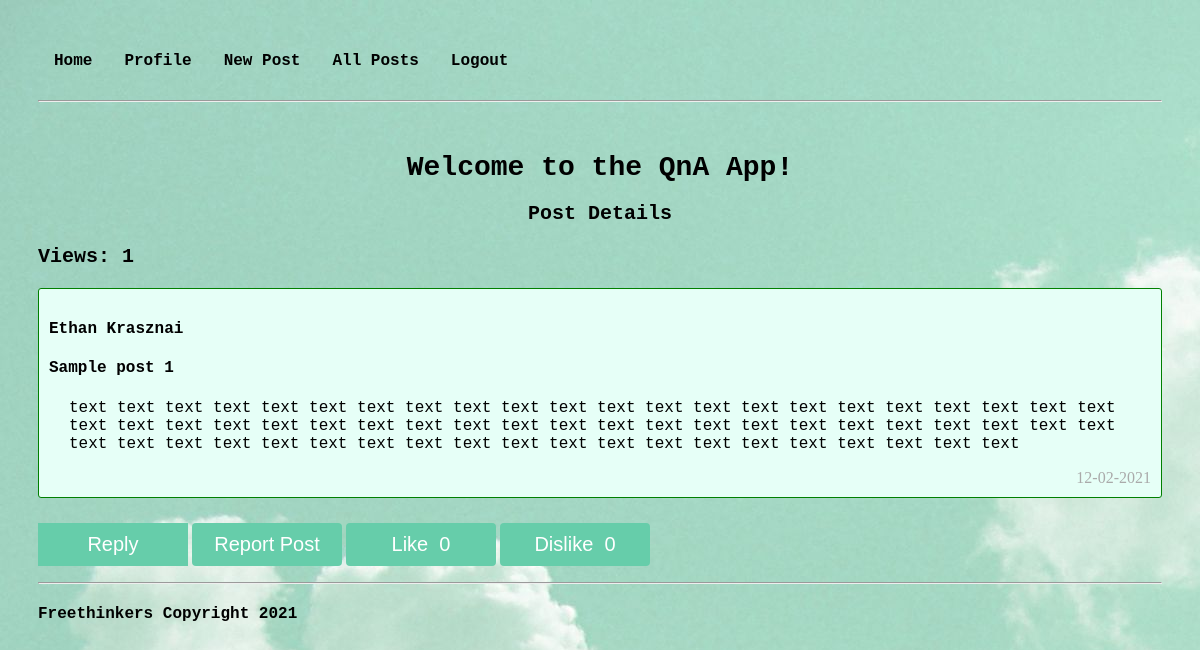
Page /posts/1 (signed in) on the committed database.
### models.py (models this page shows, shortened)
class Post(db.Model):
    id = db.Column("id", db.Integer, primary_key=True)
    title = db.Column("title", db.String(200))
    text = db.Column("text", db.String(100))
    date = db.Column("date", db.String(50))
    user_id = db.Column(db.Integer, db.ForeignKey("user.id"), nullable=False)
    reply = db.relationship("Reply", backref="post", cascade="all, delete-orphan", lazy=True)
    report_total = db.Column("reported", db.Integer, default=0)
    views = db.Column("views", db.Integer, default=0)
    likes = db.relationship('PostLike', backref='post', lazy='dynamic')
    dislikes = db.relationship('PostDislike', backref='post', lazy='dynamic')

class User(db.Model):
    id = db.Column("id", db.Integer, primary_key=True)
    first_name = db.Column("first_name", db.String(100))
    last_name = db.Column("last_name", db.String(100))
    email = db.Column("email", db.String(100))
    password = db.Column(db.String(255), nullable=False)
    registered_on = db.Column(db.DateTime, nullable=False)
    posts = db.relationship("Post", backref="user", lazy=True)
    reply = db.relationship("Reply", backref="user", lazy=True)
    liked = db.relationship('PostLike', foreign_keys='PostLike.user_id', backref='user', lazy='dynamic')
    disliked = db.relationship('PostDislike', foreign_keys='PostDislike.user_id', backref='user', lazy='dynamic')

### flask_app.py (the view)
@app.route('/posts/<post_id>')
def get_post(post_id):
    if session.get('user'):
        a_post = db.session.query(Post).filter_by(id=post_id).one()
        form = ReplyForm()
        if request.method == 'GET':
            viewed_post = db.session.query(Post).filter_by(id=post_id).one()
            total_views = viewed_post.views
            total_views += 1
            viewed_post.views = total_views
            db.session.add(viewed_post)
            db.session.commit()
        return render_template("post.html", post=a_post, user=session['user'], form=form)
    else:
        return redirect(url_for('login'))

### forms.py
class ReplyForm(FlaskForm):
    class Meta:
        csrf = False
    reply = TextAreaField('Reply', validators=[Length(min=1)])
    submit = SubmitField('Reply')

### templates/post.html (shortened to what this page needs)
<!DOCTYPE html>
<html lang="en">
<head>
    <link rel="stylesheet" href="{{ url_for('static', filename='main.css') }}">
</head>
<header>
    <nav>
        <div class="navigation">
            <a href="{{ url_for('index') }}"> Home</a>
            <a href="{{ url_for('get_posts') }}"> Profile </a>
            <a href="{{ url_for('new_post') }}"> New Post </a>
            <a href="{{ url_for('all_posts') }}"> All Posts </a>
            <a href="{{ url_for('logout') }}">Logout</a>
        </div>
    </nav>
</header>
<br>
<br>
<br>
<hr>
<body>
<h1>Welcome {{user.name}} to the QnA App!</h1>
<h2>Post Details</h2>
<h3>Views: {{ post.views }}</h3>
<div class="box">
	<div class="author">
		<h4>{{ post.user.first_name }} {{ post.user.last_name }}</h4>
	</div>
	<div class="title">
		<h4>{{ post.title }}</h4>
	</div>
	<div class="content">
        <p>{{ post.text }}</p>
    </div>
<span class="time-right">{{ post.date }}</span>
</div>
<div class="buttonBar">
	<div class="buttonChild">
		<button id="replyButton" onclick="toggle()">Reply</button>
	</div>
	<div class="buttonChild">
		<form id="report" action="{{ url_for('report', post_id=post.id) }}" method="post">
			<input type="submit" value="Report Post" id="reportSubmit">
		</form>
	</div>
	<div class="buttonChild">
		<form id="like_unlike" action="{{ url_for('like_action', post_id=post.id) }}" method="get">
			<input type="submit" value="Like  {{ post.likes.count() }}" id="likeButton">
		</form>
	</div>
	<div class="buttonChild">
		<form id="dislike_undislike" action="{{ url_for('dislike_action', post_id=post.id) }}" method="get">
			<input type="submit" value="Dislike  {{ post.dislikes.count() }}" id="dislikeButton">
		</form>
	</div>
</div>
</body>
<footer id="footer">
    <hr>
    <h4> Freethinkers Copyright 2021</h4>
</footer>
</html>

### static/main.css (style rules this page uses)
body { padding: 30px 30px; background-color:#ACE1AF; background-image: url(mainBackground.jpg); }
h1 { font-family: Consolas, monaco, monospace; font-size: 28px; font-weight:bold; text-align:center; margin-top: 50px; }
h2 { font-family:Consolas, monaco, monospace;; font-size: 20px; text-align:center; }
h3 { font-family:Consolas, monaco, monospace; font-size: 20px; text-align:left; }
h4 { font-family:Consolas, monaco, monospace; font-size: 16px; text-align:left; color:black; }
p { font-family:Consolas, monaco, monospace; }
#footer { position: relative; bottom: 0; width: 100%; height: 2.5rem; font-family: Consolas, monaco, monospace; }
.navigation a { font-family:Consolas, monaco, monospace; float: left; color: black; text-align: right; padding: 14px 16px; text-decoration: none; font-size: 16px; font-weight: bold; }
input[type=submit] { width: 100%; background-color: #66CDAA; color: white; padding: 14px 20px; margin: 8px 0; border: none; border-radius: 4px; }
.box { border: 1px solid green ; background-color: #e6fff7; border-radius: 3px; padding: 10px; margin: 10px 0; }
.box::after { content: ""; clear: both; display: table; }
.time-right { float: right; color: #aaa; }
.content { font-family:Consolas, monaco, monospace; padding-left: 20px; }
.buttonChild { display: inline-block; }
#replyButton { position: relative; background-color: #66CDAA; border: none; margin-top: 15px; font-size: 20px; color: #FFFFFF; padding: 10px; width: 150px; text-align: center; }
input#reportSubmit { position: relative; background-color: #66CDAA; border: none; margin-top: 15px; font-size: 20px; color: #FFFFFF; padding: 10px; width: 150px; text-align: center; }
#likeButton { position: relative; background-color: #66CDAA; border: none; margin-top: 15px; font-size: 20px; color: #FFFFFF; padding: 10px; width: 150px; text-align: center; }
#dislikeButton { position: relative; background-color: #66CDAA; border: none; margin-top: 15px; font-size: 20px; color: #FFFFFF; padding: 10px; width: 150px; text-align: center; }

### rows in the picture
Post: views "1", title "Sample post 1", text "text text text text text text text text text text text text text text text text text text text text text text text text text text text text text text text text text text text text text text text text text text text text text text text text text text text text text text text text text text text text text text text text", date "12-02-2021"
User: user.first_name "Ethan", user.last_name "Krasznai"
